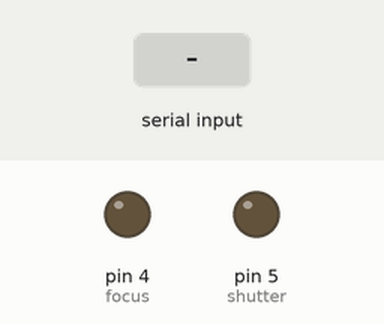
This sketch was run on a simulated Arduino Uno, built with avr-gcc and run on an emulated ATmega328P. Shown: output pins drawn as LEDs (lit = HIGH). The inputs (shaded band) are chosen by the test bench.

Above: at 1.2 s.
1.3 s: "F" received over the second serial link
At 2.1 s:
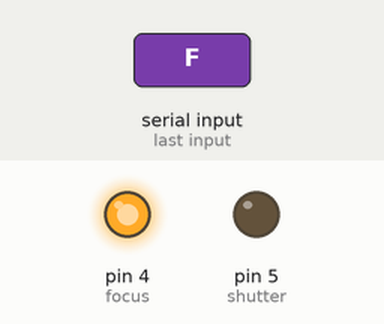
Timing chart, 0 to 7.8 s (numbered marks = the images above; inputs shaded):
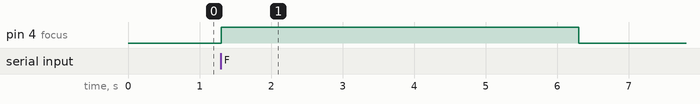

Measured:
- after the input at 1.3 s, pin 4 (focus): LOW → HIGH at once, → LOW 5.0 s later

The sketch:

BLE_Camera.ino
```cpp
 /*
 * Programmer: Josh Deese
 * Date: March, 14, 2013
 * Purpose: Receive serial command 'F' or 'S' from iPhone via Bluetooth 4.0
 * Problems: Camera will not take picture until it decides it is focused if lens
 *    is in af mode. There is no way of determining if the camera is focused,
 *    even after the 5000ms of focus after an 'F' command.
 */

#include <SoftwareSerial.h>

SoftwareSerial bleShield(2, 3);

long previousMillis = 0;
long interval = 1000;
int led = 13;
int focus = 4;
int shutter = 5;

void setup(){
  // set the data rate for the SoftwareSerial port
  bleShield.begin(19200);
  Serial.begin(19200);
  pinMode(focus, OUTPUT);
  pinMode(shutter, OUTPUT);
}

void loop(){
  if(bleShield.available()) {
    char command;
    command = bleShield.read();
    if(command == 'F'){
      // Focus Camera
      digitalWrite(focus, HIGH);
      delay(5000);
      digitalWrite(focus, LOW);
    } else if(command == 'S'){
      // Take Picture
      digitalWrite(shutter, HIGH);
      delay(100);
      digitalWrite(shutter, LOW);
    }
  }
}
```
